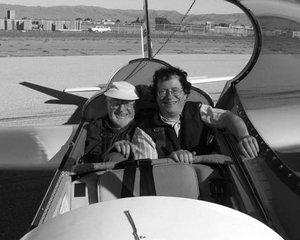
//> input picture OpencvTutorial/Imgprocessing/TemplateMatching/Template_Matching_Original_Image.jpg, 300 x 240 px
$ ./image_moments ../TemplateMatching/Template_Matching_Original_Image.jpg   (built with g++ and OpenCV 4)
//> lines starting //> are read from the running program, lines starting //| are printed output that depends on the picture; after the words box and inside, x2 and y2 are one past the last pixel; in counts of white or black regions, pixels touching at a corner belong together

#include "opencv2/imgcodecs.hpp"
#include "opencv2/highgui.hpp"
#include "opencv2/imgproc.hpp"
#include <iostream>

using namespace cv;
using namespace std;

Mat src;
Mat src_gray;
int thresh = 100;
int max_thresh = 255;
RNG rng(12345);

void thresh_callback(int, void* );

int main( int, char** argv )
{
	src = imread( argv[1], IMREAD_COLOR );
//> src is the input picture: 240 rows x 300 cols, CV_8UC3; min 0, max 255, mean 118.1

	cvtColor( src, src_gray, COLOR_BGR2GRAY );
	blur( src_gray, src_gray, Size(3,3) );
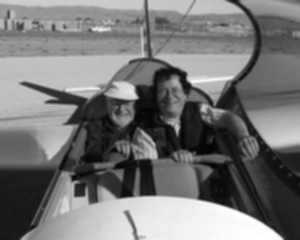
//> src_gray: 240 rows x 300 cols, CV_8UC1; min 4, max 254, mean 118.1

	const char* source_window = "Source";
	namedWindow( source_window, WINDOW_AUTOSIZE );
	imshow( source_window, src );

	createTrackbar( " Canny thresh:", "Source", &thresh, max_thresh, thresh_callback );
	thresh_callback( 0, 0 );

	waitKey(0);
	return(0);
}

void thresh_callback(int, void* )
{
	Mat canny_output;
	vector<vector<Point> > contours;
	vector<Vec4i> hierarchy;

	Canny( src_gray, canny_output, thresh, thresh*2, 3 );
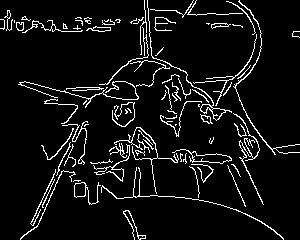
//> canny_output: 240 rows x 300 cols, CV_8UC1; 7% white in thin lines or dots
	findContours( canny_output, contours, hierarchy, RETR_TREE, CHAIN_APPROX_SIMPLE, Point(0, 0) );
//> contours = 101 contours, 69 with area under 20; largest, box (x1, y1, x2, y2) and area: (172, 149, 232, 164) 278, (191, 151, 232, 164) 264, (147, 0, 232, 121) 202, (74, 182, 101, 205) 154, (74, 182, 86, 198) 142

	vector<Moments> mu(contours.size() );
//> mu = 101 items
	for( size_t i = 0; i < contours.size(); i++ )
		{ mu[i] = moments( contours[i], false ); }
//> this loop made 101 passes

	vector<Point2f> mc( contours.size() );
	for( size_t i = 0; i < contours.size(); i++ )
		{ mc[i] = Point2f( static_cast<float>(mu[i].m10/mu[i].m00) , static_cast<float>(mu[i].m01/mu[i].m00) ); }
//> after the loop, mc = 101 Points (x, y), first 12: [136.1, 229.1], [141.3, 236.7], [80.16, 189.6], [79.53, 189.4], [78, 180.3], [43.81, 201.6], [42.89, 209.2], [41.3, 201.5], [206.9, 211.7], [192.7, 168.3], [238.9, 191.9], [235.2, 167.5]


	Mat drawing = Mat::zeros( canny_output.size(), CV_8UC3 );
	for( size_t i = 0; i< contours.size(); i++ )
	{
		Scalar color = Scalar( rng.uniform(0, 255), rng.uniform(0,255), rng.uniform(0,255) );
		drawContours( drawing, contours, (int)i, color, 2, 8, hierarchy, 0, Point() );
		circle( drawing, mc[i], 4, color, -1, 8, 0 );
	}
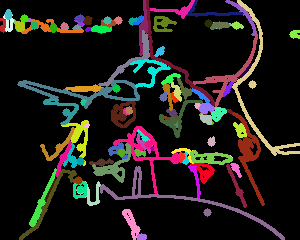
//> drawing: 240 rows x 300 cols, CV_8UC3; mean B, G, R 25.1, 27.9, 31.7


	namedWindow( "Contours", WINDOW_AUTOSIZE );
	imshow( "Contours", drawing );

	printf("\t Info: Area and Contour Length \n");
	for( size_t i = 0; i< contours.size(); i++ )
	{
		printf(" * Contour[%d] - Area (M_00) = %.2f - Area OpenCV: %.2f - Length: %.2f \n", (int)i, mu[i].m00, contourArea(contours[i]), arcLength( contours[i], true ) );
		Scalar color = Scalar( rng.uniform(0, 255), rng.uniform(0,255), rng.uniform(0,255) );
		drawContours( drawing, contours, (int)i, color, 2, 8, hierarchy, 0, Point() );
		circle( drawing, mc[i], 4, color, -1, 8, 0 );
	}
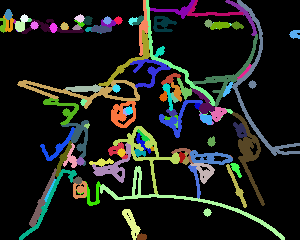
//> drawing: 240 rows x 300 cols, CV_8UC3; mean B, G, R 28.5, 32.3, 29.5
}
